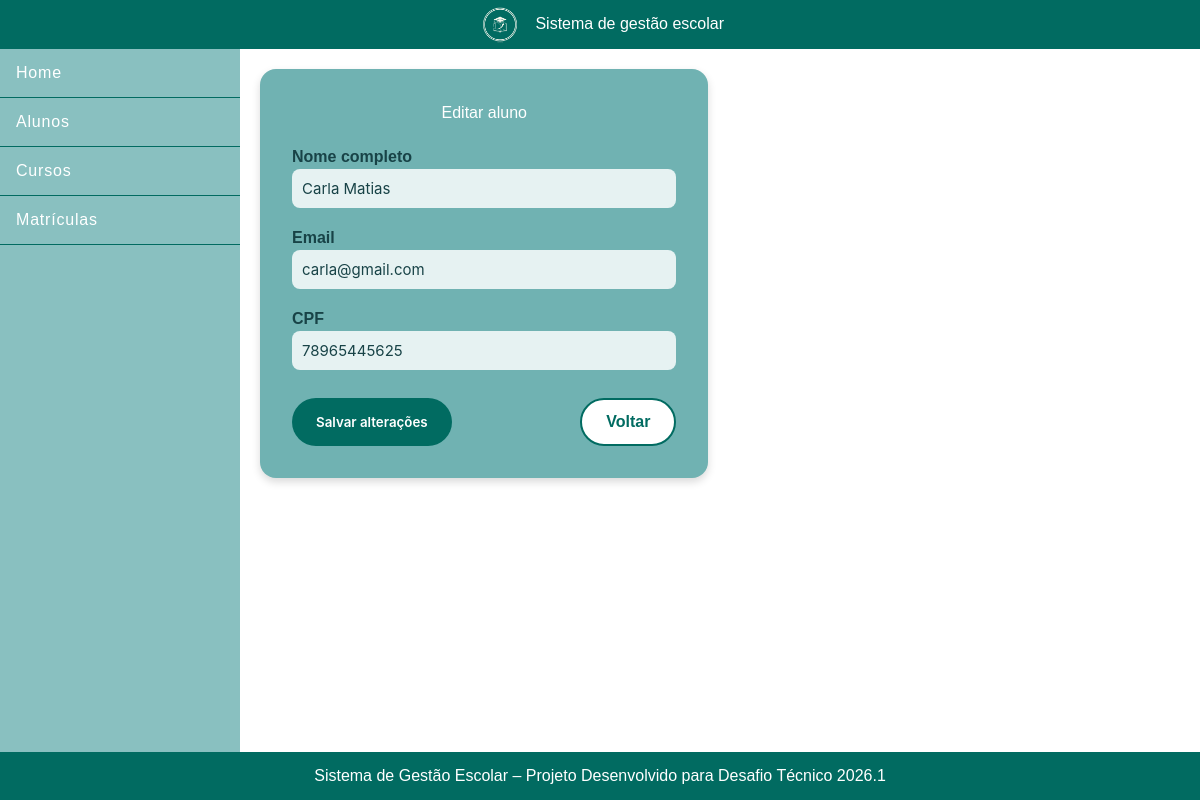
Page /alunos/editar/9/ on the earlier database version.
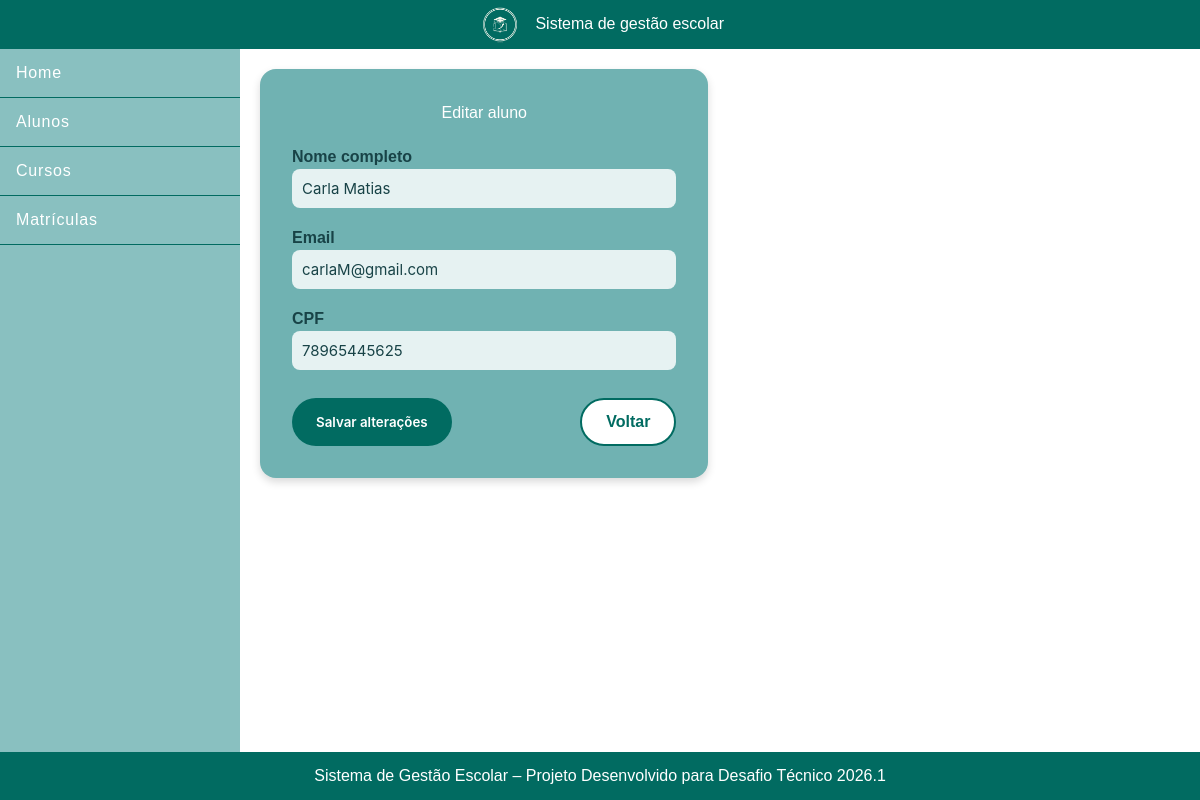
Same page on the later database version.
### escola/models.py (models this page shows, shortened)
class Aluno(models.Model):
    nome = models.CharField(max_length=100)
    email = models.EmailField(unique = True)
    cpf = models.CharField(max_length=11, unique=True)
    data_ingresso = models.DateTimeField(auto_now_add=True)

### escola/views.py (the view, shortened to what this page needs)
# urls.py: path("alunos/editar/<str:id>/", views.editar_aluno, name="editar_aluno"),
def editar_aluno(request, id):
    aluno = AlunoService.obter_aluno_por_id(id)
    return render(request, "escola/editar_aluno.html", {
        "aluno": aluno
    })

### escola/services/alunoservices.py (called while the page is built)
    @staticmethod
    def obter_aluno_por_id(id):
        return Aluno.objects.get(id=id)

### escola/templates/escola/editar_aluno.html (shortened to what this page needs)
{% extends 'escola/base.html' %}
{% load static %}
{% block content %}
<section class="cadastro-container">
    <h2>Editar aluno</h2>
    <form method="POST" class="formulario-cadastro">
        <div class="campo">
            <label>Nome completo</label>
            <input type="text" name="nome" value="{{ aluno.nome }}" required>
        </div>
        <div class="campo">
            <label>Email</label>
            <input type="email" name="email" value="{{ aluno.email }}" required>
        </div>
        <div class="campo">
            <label>CPF</label>
            <input type="text" name="cpf" value="{{ aluno.cpf }}" readonly>
        </div>
        <div class="botoes">
            <button type="submit" class="btn-principal">Salvar alterações</button>
            <a href="{% url 'alunos' %}" class="btn-secundario">Voltar</a>
        </div>
    </form>
</section>
{% endblock %}

Differences in the rows shown:
changed Aluno "Carla Matias": email "carla@gmail.com" → "carlaM@gmail.com"
